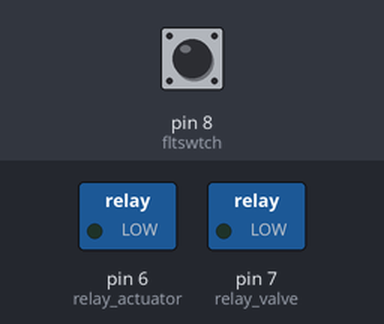
Simulated run of this sketch. Board: Arduino Uno, built with avr-gcc and run on an emulated ATmega328P. Parts: switched loads named in the sketch (green lamp = pin HIGH). The test bench sets the inputs (shaded band); at power-on: pin 8 (fltswtch) HIGH. No radio packets arrive unless stated; what the sketch prints to the serial monitor is not drawn.

Above: at 2.2 s.
At 10.5 s:
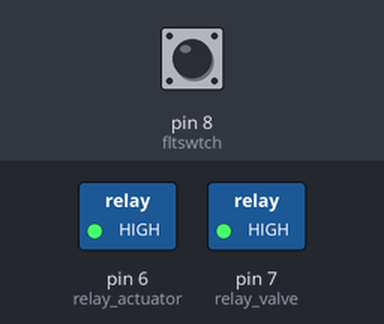
At 34.5 s:
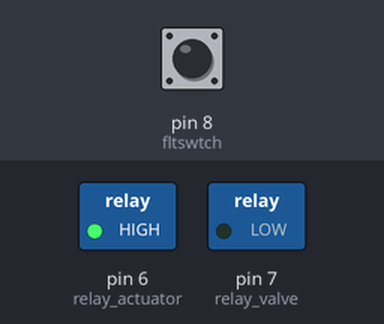
Timing chart, 0 to 50.1 s (numbered marks = the images above):
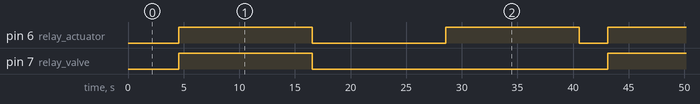

Measured:
- by itself, pin 6 (relay_actuator): repeats every 38.6 s: LOW 12.0 s, HIGH 12.0 s, LOW 2.6 s, HIGH 12.0 s
- by itself, pin 7 (relay_valve): alternates HIGH for 12.0 s and LOW for 26.6 s
- by itself, everything shown: repeats every 38.6 s, in 4 steps

The sketch:

FINAL_TRANSMITTER.INO
```cpp
#include <SPI.h>
#include <LoRa.h>

const int fltswtch = 8;
const int relay_valve = 7;
const int relay_actuator = 6;

String uniqueID = "dev_1";

bool isProcessRunning = false;
int floatState;
int relayState;
unsigned long startTime;
unsigned long lastExecutionTime_LoRa = 0;
unsigned long lastExecutionTime_Process = 0;

void setup() {
  Serial.begin(9600);
  while (!Serial);
  Serial.println("LoRa Sender");

  if (!LoRa.begin(433E6)) {
    Serial.println("Starting LoRa failed!");
    while (1);
  }

  LoRa.setSyncWord(0xF3);
  LoRa.setTxPower(20);

  pinMode(relay_valve, OUTPUT);
  pinMode(relay_actuator, OUTPUT);
  pinMode(fltswtch, INPUT_PULLUP);
}

void loop() {
  unsigned long currentTime = millis();

  if (currentTime - lastExecutionTime_LoRa >= 2000) {
    lastExecutionTime_LoRa = currentTime;
    floatState = digitalRead(fltswtch);

    printID();

    if (floatState == HIGH && !isProcessRunning) {
      LoRa.print('1');
      LoRa.print('>');
      LoRa.endPacket();
      delay(2500);
      startProcess();
    } else {
      LoRa.print('0');
      LoRa.print('>');
      LoRa.endPacket();
    }
  }
}

void printID() {
  LoRa.beginPacket();
  LoRa.print('<');
  LoRa.print(uniqueID);
  LoRa.print(',');
}

void startProcess() {
  isProcessRunning = true;
  startTime = millis();
  unsigned long valveOffTime = startTime + 5000;
  unsigned long previousTime = millis();
  bool relayState = HIGH;

  while (millis() - startTime < 36000) {
    digitalWrite(relay_valve, HIGH);
    digitalWrite(relay_actuator, relayState);
    relayState = !relayState;

    if (millis() >= valveOffTime) {
      digitalWrite(relay_valve, LOW);
    }

    unsigned long currentTime = millis();
    unsigned long elapsedTime = currentTime - previousTime;

    if (elapsedTime < 12000) {
      delay(12000 - elapsedTime);
    }

    previousTime = millis();
  }

  digitalWrite(relay_actuator, LOW);
  isProcessRunning = false;
}
```
